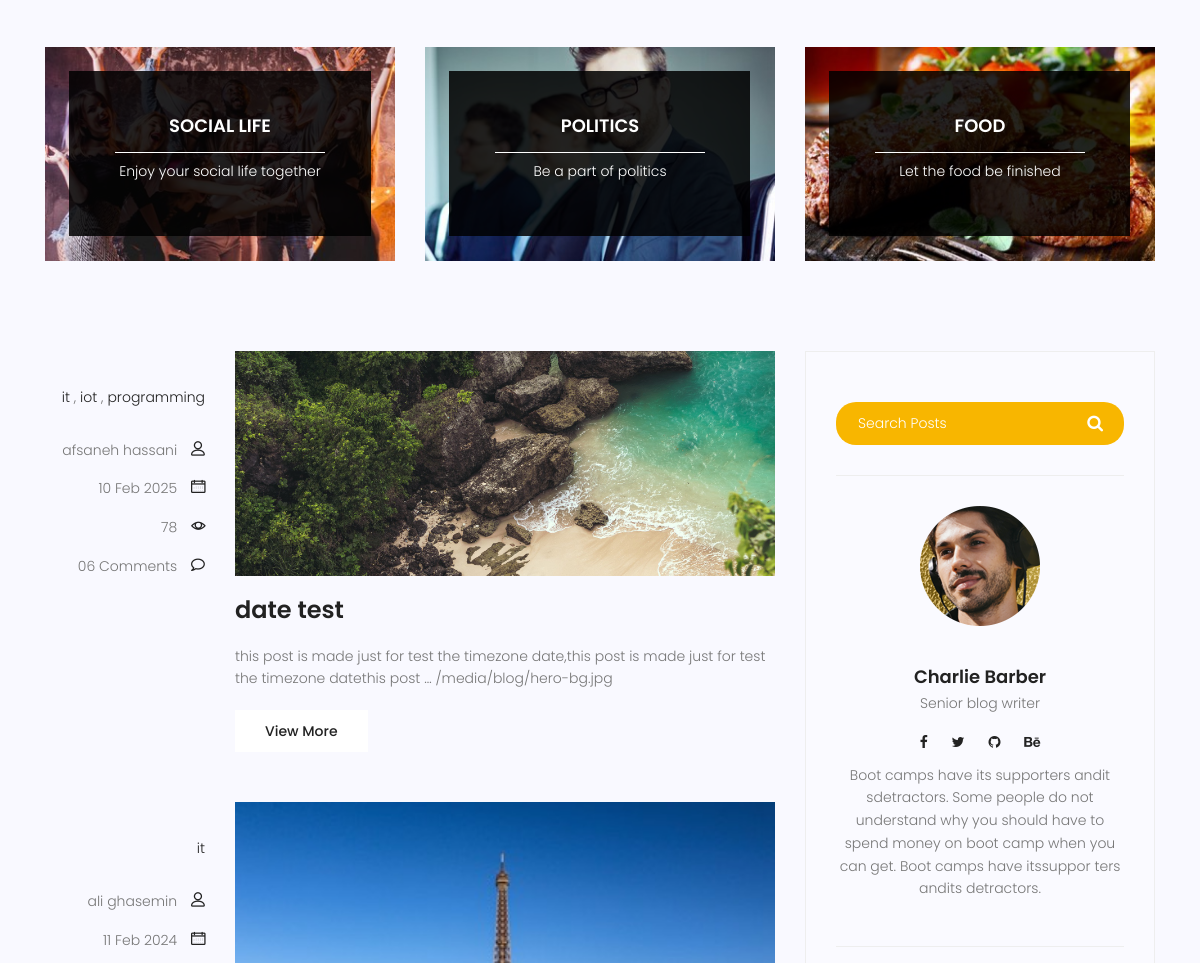
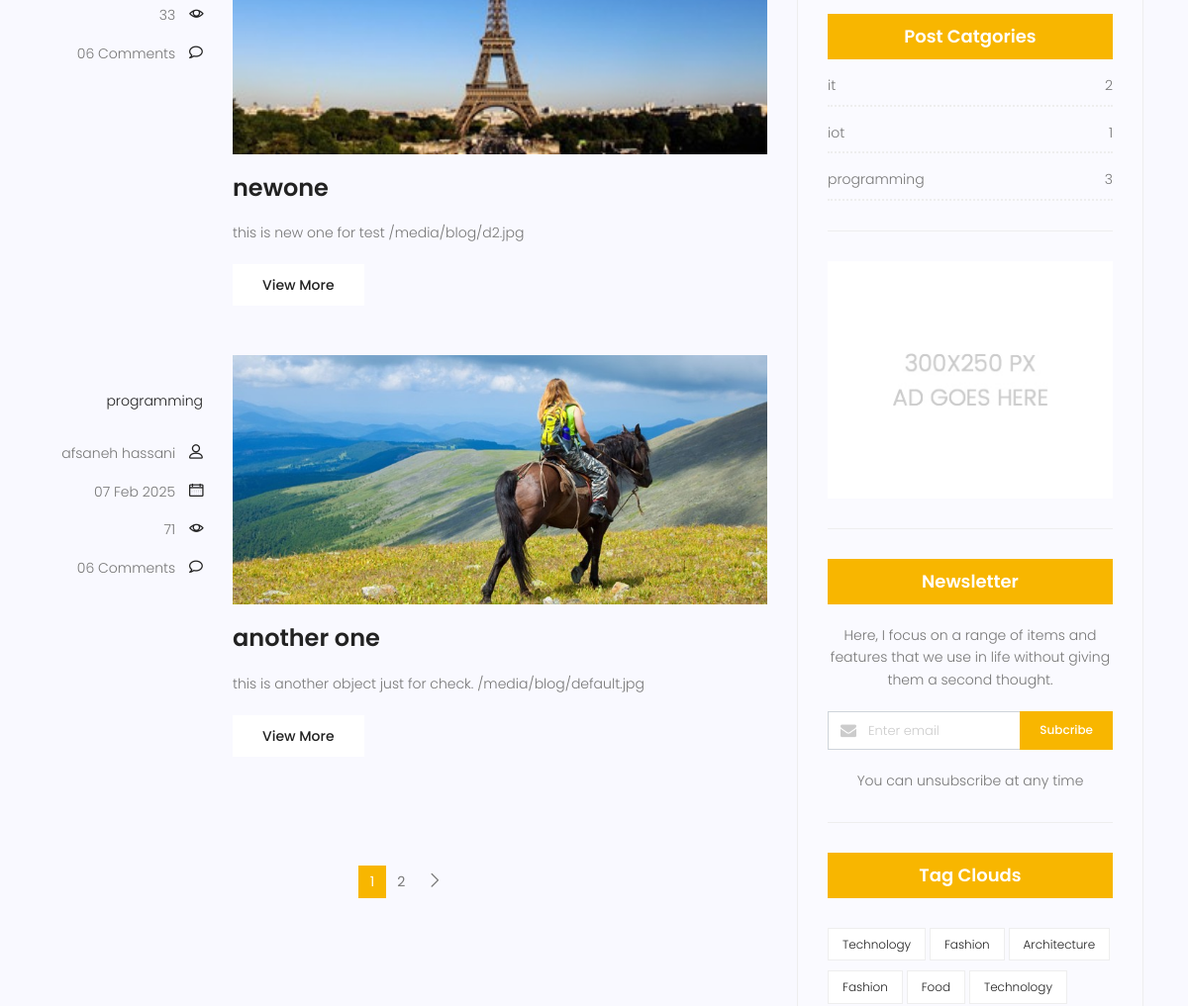
/blog/ (middle part), run on an earlier commit of the app's database (2 pictures, top to bottom).
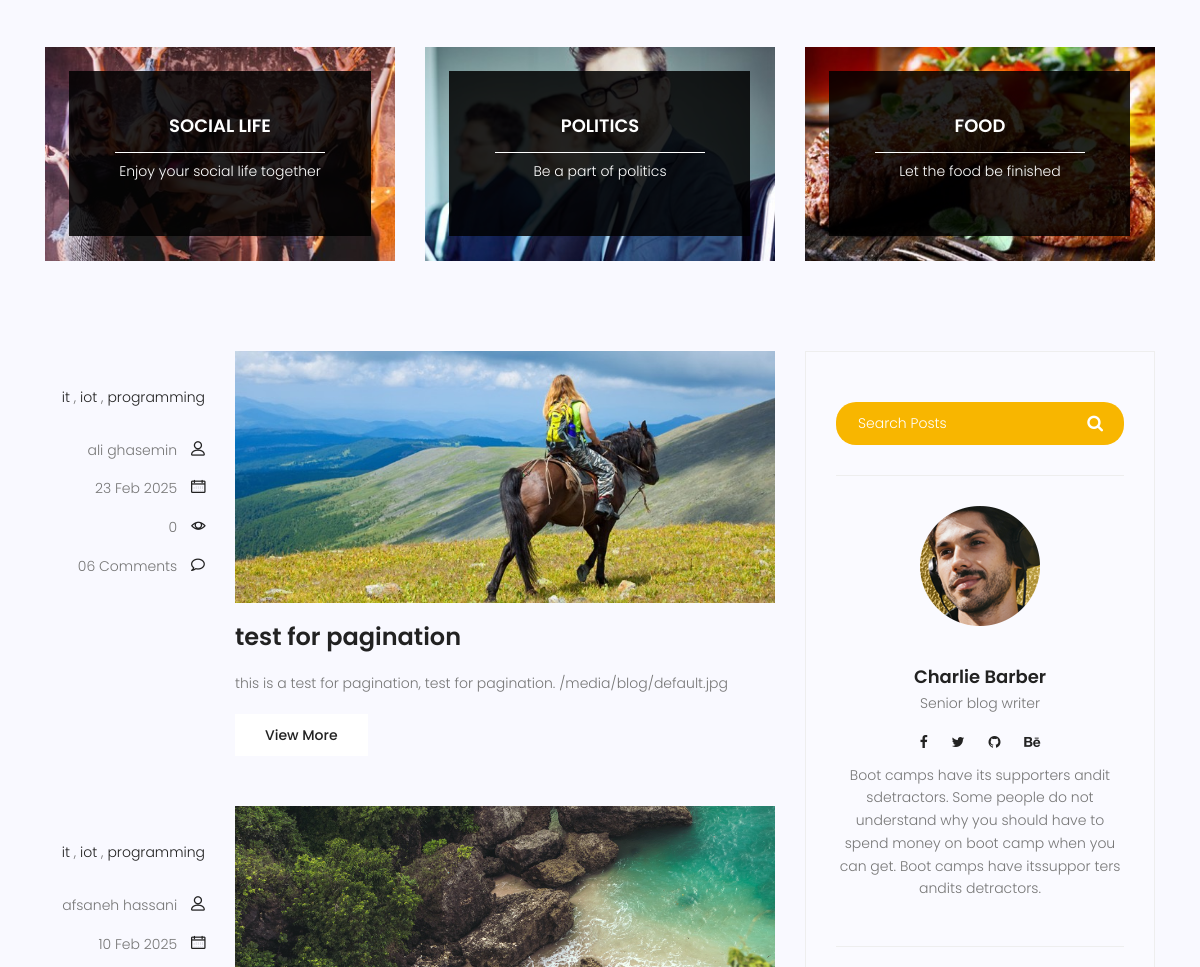
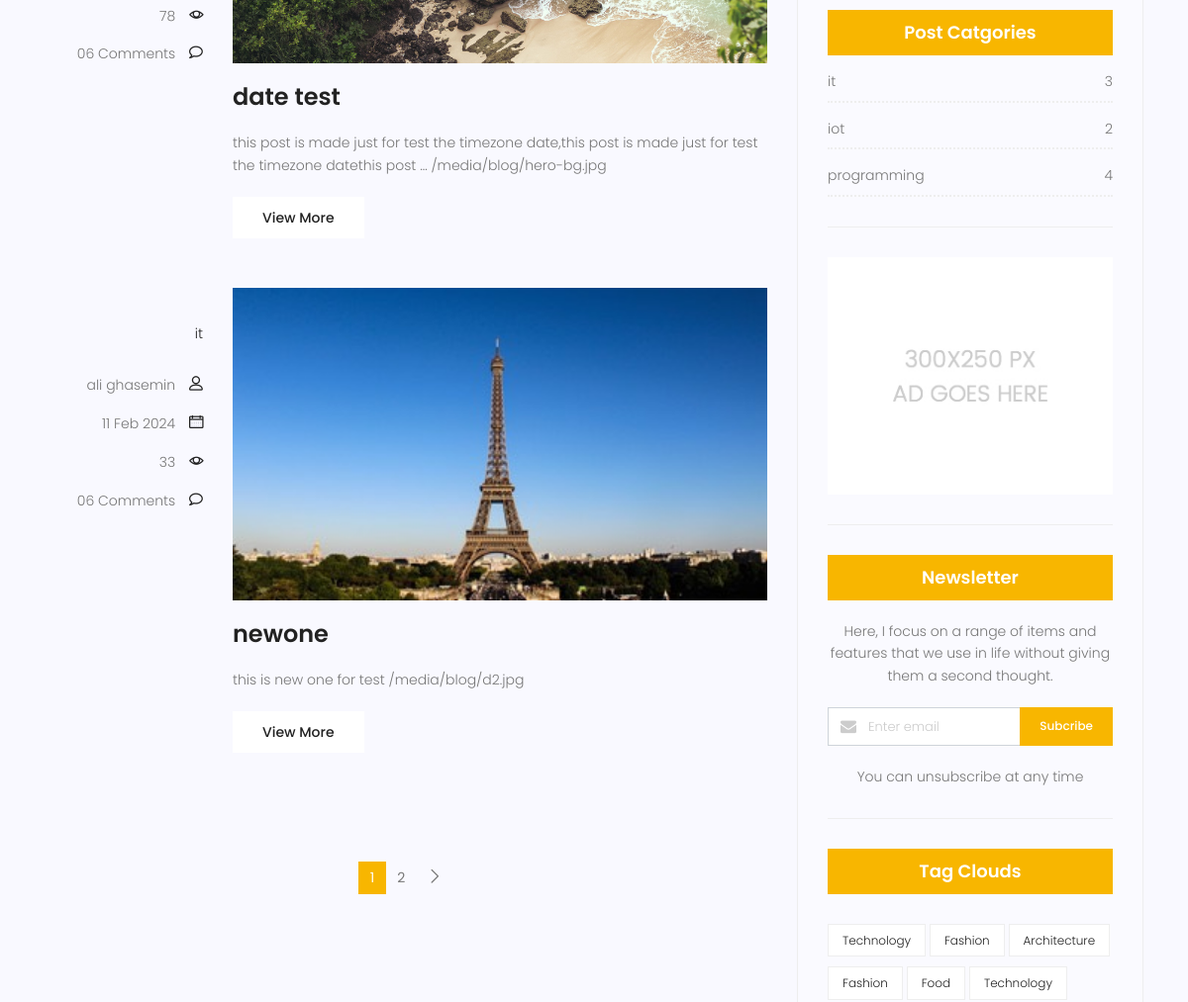
And on a later commit of the database (2 pictures, top to bottom).
### blog/models.py (models this page shows, shortened)
class Category(models.Model):
    name=models.CharField(max_length=255)
    def __str__(self):
        return self.name

class Post(models.Model):
    image=models.ImageField(upload_to='blog/',default='blog/default.jpg')
    author=models.ForeignKey(User,on_delete=models.SET_NULL,null=True)
    title=models.CharField(max_length=255)
    content=models.TextField()
    category=models.ManyToManyField(Category)
    counted_view=models.IntegerField(default=0)
    status=models.BooleanField(default=False)
    published_date=models.DateTimeField(null=True)
    created_date=models.DateTimeField(auto_now_add=True)
    updated_date=models.DateTimeField(auto_now=True)
    class Meta:
        ordering=['-created_date']

### blog/views.py (the view)
# urls.py: path('', blog_view, name='index'),
def blog_view(request,**kwargs):
    posts=Post.objects.filter(published_date__lte=timezone.now(),status=1)
    if kwargs.get('cat_name')!=None:
        posts=posts.filter(category__name=kwargs['cat_name'])
    if kwargs.get('author_username')!=None:
        posts=posts.filter(author__username=kwargs['author_username'])
    posts=Paginator(posts,3)
    try:
        page_number=request.GET.get('page')
        posts=posts.get_page(page_number)
    except PageNotAnInteger:
        posts=posts.get_page(1)
    except EmptyPage:
        posts=posts.get_page(1)
    context={'posts': posts}
    return render(request,'blog/blog-home.html',context)

### blog/templatetags/blog-tags.py (called while the page is built)
@register.inclusion_tag('blog/blog-post-categories.html')
def postcategories():
    posts=Post.objects.filter(status=1)
    categories=Category.objects.all()
    cat_dict={}
    for name in categories:
        cat_dict[name]=posts.filter(category=name).count()
    return {'categories':cat_dict}

### templates/blog/blog-home.html (shortened to what this page needs)
{% extends 'base.html' %}
{% load static %}
{% load blog-tags %}
{% block content %}
  <section class="top-category-widget-area pt-90 pb-90">
    <div class="container">
      <div class="row">
        <div class="col-lg-4">
          <div class="single-cat-widget">
            <div class="content relative">
              <div class="overlay overlay-bg"></div>
              <a href="#" target="_blank">
                <div class="thumb">
                  <img class="content-image img-fluid d-block mx-auto" src="{% static 'img/blog/cat-widget1.jpg' %}" alt="" />
                </div>
                <div class="content-details">
                  <h4 class="content-title mx-auto text-uppercase">Social life</h4>
                  <span></span>
                  <p>Enjoy your social life together</p>
                </div>
              </a>
            </div>
          </div>
        </div>
        <div class="col-lg-4">
          <div class="single-cat-widget">
            <div class="content relative">
              <div class="overlay overlay-bg"></div>
              <a href="#" target="_blank">
                <div class="thumb">
                  <img class="content-image img-fluid d-block mx-auto" src="{% static 'img/blog/cat-widget2.jpg' %}" alt="" />
                </div>
                <div class="content-details">
                  <h4 class="content-title mx-auto text-uppercase">Politics</h4>
                  <span></span>
                  <p>Be a part of politics</p>
                </div>
              </a>
            </div>
          </div>
        </div>
        <div class="col-lg-4">
          <div class="single-cat-widget">
            <div class="content relative">
              <div class="overlay overlay-bg"></div>
              <a href="#" target="_blank">
                <div class="thumb">
                  <img class="content-image img-fluid d-block mx-auto" src="{% static 'img/blog/cat-widget3.jpg' %}" alt="" />
                </div>
                <div class="content-details">
                  <h4 class="content-title mx-auto text-uppercase">Food</h4>
                  <span></span>
                  <p>Let the food be finished</p>
                </div>
              </a>
            </div>
          </div>
        </div>
      </div>
    </div>
  </section>
  <section class="post-content-area">
    <div class="container">
      <div class="row">
        <div class="col-lg-8 posts-list">
          {%for post in posts%}
          <div class="single-post row">
            <div class="col-lg-3 col-md-3 meta-details">
              <ul class="tags">
                {%for cat in post.category.all%}
                <li> <a href='{% url 'blog:category' cat_name=cat.name %}'> {{cat.name}}</a> {%if not forloop.last %},{% endif %}</li>
                {%endfor%}
              </ul>
              <div class="user-details row">
                <p class="user-name col-lg-12 col-md-12 col-6">
                  <a href="{%url 'blog:author' author_username=post.author.username%}">{{post.author.get_full_name}}</a> <span class="lnr lnr-user"></span>
                </p>
                <p class="date col-lg-12 col-md-12 col-6">
                  <a href="#">{{post.published_date|date:'d M Y'}}</a> <span class="lnr lnr-calendar-full"></span>
                </p>
                <p class="view col-lg-12 col-md-12 col-6">
                  <a href="#">{{post.counted_view}}</a> <span class="lnr lnr-eye"></span>
                </p>
                <p class="comments col-lg-12 col-md-12 col-6">
                  <a href="#">06 Comments</a> <span class="lnr lnr-bubble"></span>
                </p>
              </div>
            </div>
            <div class="col-lg-9 col-md-9">
              <div class="feature-img">
                <img class="img-fluid" src="{{post.image.url}}" alt="" />
              </div>
              <a class="posts-title" href={% url 'blog:single' pid=post.id %}><h3>{{post.title}}</h3></a>
              <p class="excert">{{post.content|truncatewords:20}}
                {{post.image.url}}
              </p>
              <a href={% url 'blog:single' pid=post.id %} class="primary-btn">View More</a>
            </div>
          </div>
          {%endfor%}
          <nav class="blog-pagination justify-content-center d-flex">
            <ul class="pagination">
              {% for i in posts.paginator.page_range %}
              {%if posts.number == i %}
              <li class="page-item active">
                <a href="?page={{i}}" class="page-link">{{i}}</a></li>
              {% else %}
                <li class="page-item ">
                  <a href="?page={{i}}" class="page-link">{{i}}</a></li>
              {% endif%}
              {% endfor %}
              {%if posts.has_next %}
              <li class="page-item">
                <a href="?page={{posts.next_page_number}}" class="page-link" aria-label="next"><span aria-hidden="true">
                  <span class="lnr lnr-chevron-right"></span></span></a>
              </li>
              {% endif %}
            </ul>
          </nav>
        </div>
        <div class="col-lg-4 sidebar-widgets">
          <div class="widget-wrap">
            {%include 'blog/blog-search.html'%}
            {%include 'blog/blog-writer.html'%}
            {% postcategories %}
            {%include 'blog/blog-ads.html'%}
            {% include 'blog/blog-newsletter.html'%}
            {% include 'blog/blog-tags.html'%}
          </div>
        </div>
      </div>
    </div>
  </section>
{% endblock %}

### templates/base.html (shortened to what this page needs)
{% load static %}
<!DOCTYPE html>
<html lang="zxx" class="no-js">
<head>
        <link rel="stylesheet" href="{% static 'css/linearicons.css' %}">
        <link rel="stylesheet" href="{% static 'css/font-awesome.min.css' %}">
        <link rel="stylesheet" href="{% static 'css/bootstrap.css' %}">
        <link rel="stylesheet" href="{% static 'css/magnific-popup.css' %}">
        <link rel="stylesheet" href="{% static 'css/jquery-ui.css' %}">
        <link rel="stylesheet" href="{% static 'css/nice-select.css' %}">
        <link rel="stylesheet" href="{% static 'css/animate.min.css' %}">
        <link rel="stylesheet" href="{% static 'css/owl.carousel.css' %}">
        <link rel="stylesheet" href="{% static 'css/main.css' %}">
    </head>
    <body>
        {% block content %}
        {% endblock %}
		</body>
	</html>

### templates/blog/blog-search.html
{% load static %}
<div class="single-sidebar-widget search-widget">
    <form class="search-form" action="{% url 'blog:search' %}" method='get'>
      <input placeholder="Search Posts" name="s" type="text" onfocus="this.placeholder = ''" onblur="this.placeholder = 'Search Posts'" />
      <button type="submit"><i class="fa fa-search"></i></button>
    </form>
  </div>

### templates/blog/blog-writer.html
{% load static %}
<div class="single-sidebar-widget user-info-widget">
    <img src="{% static 'img/blog/user-info.png' %}" alt="" />
    <a href="#"><h4>Charlie Barber</h4></a>
    <p>Senior blog writer</p>
    <ul class="social-links">
      <li>
        <a href="#"><i class="fa fa-facebook"></i></a>
      </li>
      <li>
        <a href="#"><i class="fa fa-twitter"></i></a>
      </li>
      <li>
        <a href="#"><i class="fa fa-github"></i></a>
      </li>
      <li>
        <a href="#"><i class="fa fa-behance"></i></a>
      </li>
    </ul>
    <p>Boot camps have its supporters andit sdetractors. Some people do not understand why you should have to spend money on boot camp when you can get. Boot camps have itssuppor ters andits detractors.</p>
  </div>

### templates/blog/blog-post-categories.html
 {%load static  %}
<div class="single-sidebar-widget post-category-widget">
    <h4 class="category-title">Post Catgories</h4>
    <ul class="cat-list">
      {%for name,count in categories.items %}
      <li>
        <a href="{% url 'blog:category' cat_name=name%}" class="d-flex justify-content-between">
          <p>{{name}}</p>
          <p>{{count}}</p>
        </a>
      </li>
      {%endfor %}
    </ul>
  </div>

### templates/blog/blog-ads.html
{% load static %}
<div class="single-sidebar-widget ads-widget">
    <a href="#"><img class="img-fluid" src="{% static 'img/blog/ads-banner.jpg' %}" alt="" /></a>
  </div>

### templates/blog/blog-newsletter.html
{% load static %}
<div class="single-sidebar-widget newsletter-widget">
    <h4 class="newsletter-title">Newsletter</h4>
    <p>Here, I focus on a range of items and features that we use in life without giving them a second thought.</p>
    <div class="form-group d-flex flex-row">
      <div class="col-autos">
        <div class="input-group">
          <div class="input-group-prepend">
            <div class="input-group-text">
              <i class="fa fa-envelope" aria-hidden="true"></i>
            </div>
          </div>
          <input type="text" class="form-control" id="inlineFormInputGroup" placeholder="Enter email" onfocus="this.placeholder = ''" onblur="this.placeholder = 'Enter email'" />
        </div>
      </div>
      <a href="#" class="bbtns">Subcribe</a>
    </div>
    <p class="text-bottom">You can unsubscribe at any time</p>
  </div>

### templates/blog/blog-tags.html (shortened to what this page needs)
{% load static %}
<div class="single-sidebar-widget tag-cloud-widget">
    <h4 class="tagcloud-title">Tag Clouds</h4>
    <ul>
      <li>
        <a href="#">Technology</a>
      </li>
      <li>
        <a href="#">Fashion</a>
      </li>
      <li>
        <a href="#">Architecture</a>
      </li>
      <li>
        <a href="#">Fashion</a>
      </li>
      <li>
        <a href="#">Food</a>
      </li>
      <li>
        <a href="#">Technology</a>
      </li>
    </ul>
  </div>

What changed in the data, as far as the page shows it:
no longer on this page (row unchanged): Post: author.get_full_name "afsaneh hassani", published_date "07 Feb 2025", counted_view "71", image (placeholder picture), title "another one", content "this is another object just for check.", image "/media/blog/default.jpg", Category (name "programming")
added Post: author.get_full_name "ali ghasemin", published_date "23 Feb 2025", counted_view "0", image (placeholder picture), title "test for pagination", content "this is a test for pagination, test for pagination.", image "/media/blog/default.jpg", Category (name "it"), Category (name "iot"), Category (name "programming")
computed for Category "it": count "2" → "3"
computed for Category "iot": id "1" → "2"
computed for Category "programming": id "3" → "4"
